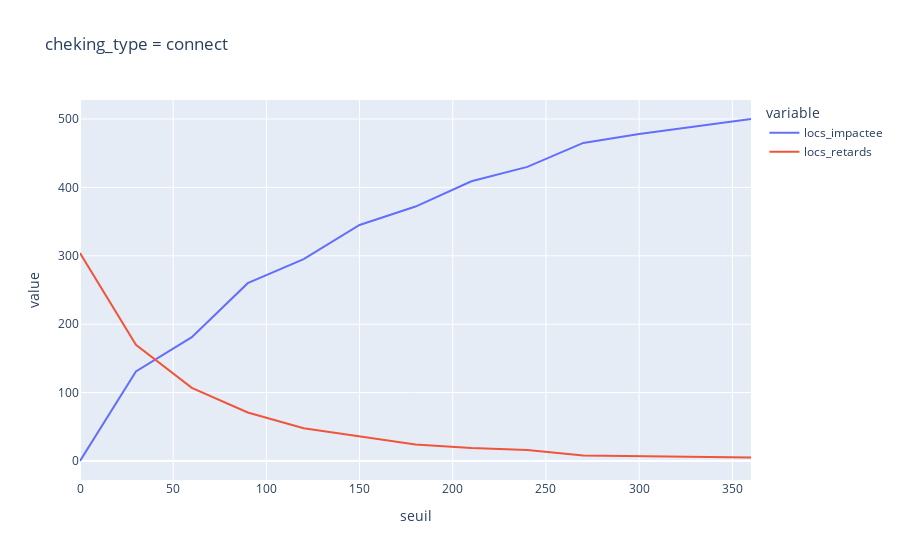

Notebook source saved alongside this figure:
### Markdown cell above
## Analyse d'impacts en fonction de seuil retenu (canal = connect)

### Code cell
# création de dataframe : impacts en fct de seuil
# Seuils de 0 à 12h par tranche de 30mn
df_impacts_seuil = pd.DataFrame()

df_impacts_seuil["seuil"] = [s for s in range(0, 6*60+1, 30)]

list_locs_impactee = []
list_retards = [] 

for seuil in df_impacts_seuil["seuil"] :

    nb_locs_impactee = ((df["checkin_type"] == "connect") & (df["time_delta_with_previous_rental_in_minutes"] < seuil)).sum()
    list_locs_impactee.append(nb_locs_impactee)
    
    nb_retards = ((df["checkin_type"] == "connect") & (df["previous_delay_at_checkout_in_minutes"] > seuil)).sum()
    list_retards.append(nb_retards)


df_impacts_seuil["locs_impactee"] = list_locs_impactee
df_impacts_seuil["locs_retards"] = list_retards

fig = px.line(df_impacts_seuil, y = ["locs_impactee", "locs_retards"], x="seuil", labels=df_cnt.index, title="cheking_type = connect")
fig.show()

### Figure 1 — Plotly figure (JSON) as saved in the notebook; plotly's stock layout.template omitted (floating-point values rounded to 4 significant figures)
{"data": [{"hovertemplate": "variable=locs_impactee<br>seuil=%{x}<br>value=%{y}<extra></extra>", "legendgroup": "locs_impactee", "line": {"color": "#636efa", "dash": "solid"}, "marker": {"symbol": "circle"}, "mode": "lines", "name": "locs_impactee", "orientation": "v", "showlegend": true, "type": "scatter", "x": [0, 30, 60, 90, 120, 150, 180, 210, 240, 270, 300, 330, 360], "xaxis": "x", "y": [0, 131, 181, 260, 295, 345, 372, 409, 430, 465, 478, 489, 500], "yaxis": "y"}, {"hovertemplate": "variable=locs_retards<br>seuil=%{x}<br>value=%{y}<extra></extra>", "legendgroup": "locs_retards", "line": {"color": "#EF553B", "dash": "solid"}, "marker": {"symbol": "circle"}, "mode": "lines", "name": "locs_retards", "orientation": "v", "showlegend": true, "type": "scatter", "x": [0, 30, 60, 90, 120, 150, 180, 210, 240, 270, 300, 330, 360], "xaxis": "x", "y": [304, 170, 107, 71, 48, 36, 24, 19, 16, 8, 7, 7, 5], "yaxis": "y"}], "layout": {"legend": {"title": {"text": "variable"}, "tracegroupgap": 0}, "title": {"text": "cheking_type = connect"}, "xaxis": {"anchor": "y", "domain": [0, 1], "title": {"text": "seuil"}}, "yaxis": {"anchor": "x", "domain": [0, 1], "title": {"text": "value"}}}}
